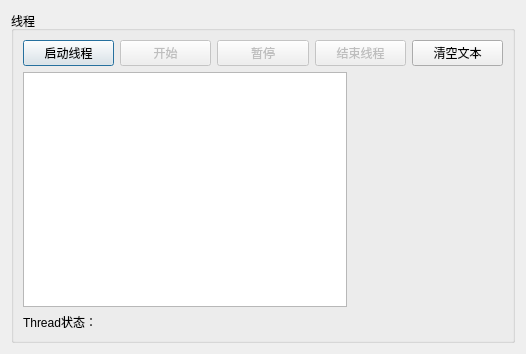
<?xml version="1.0" encoding="UTF-8"?>
<ui version="4.0">
 <class>Dialog</class>
 <widget class="QDialog" name="Dialog">
  <property name="geometry">
   <rect>
    <x>0</x>
    <y>0</y>
    <width>526</width>
    <height>354</height>
   </rect>
  </property>
  <property name="windowTitle">
   <string>Dialog</string>
  </property>
  <layout class="QGridLayout" name="gridLayout_2">
   <item row="0" column="0">
    <widget class="QGroupBox" name="groupBox">
     <property name="title">
      <string>线程</string>
     </property>
     <layout class="QGridLayout" name="gridLayout">
      <item row="0" column="0">
       <layout class="QHBoxLayout" name="horizontalLayout">
        <item>
         <widget class="QPushButton" name="btnStartThread">
          <property name="text">
           <string>启动线程</string>
          </property>
         </widget>
        </item>
        <item>
         <widget class="QPushButton" name="btnDiceBegin">
          <property name="enabled">
           <bool>false</bool>
          </property>
          <property name="text">
           <string>开始</string>
          </property>
         </widget>
        </item>
        <item>
         <widget class="QPushButton" name="btnDiceEnd">
          <property name="enabled">
           <bool>false</bool>
          </property>
          <property name="text">
           <string>暂停</string>
          </property>
         </widget>
        </item>
        <item>
         <widget class="QPushButton" name="btnStopThread">
          <property name="enabled">
           <bool>false</bool>
          </property>
          <property name="text">
           <string>结束线程</string>
          </property>
         </widget>
        </item>
        <item>
         <widget class="QPushButton" name="btnClear">
          <property name="text">
           <string>清空文本</string>
          </property>
         </widget>
        </item>
       </layout>
      </item>
      <item row="1" column="0">
       <layout class="QHBoxLayout" name="horizontalLayout_3">
        <item>
         <widget class="QPlainTextEdit" name="plainTextEdit"/>
        </item>
        <item>
         <widget class="QLabel" name="LabPic">
          <property name="minimumSize">
           <size>
            <width>150</width>
            <height>0</height>
           </size>
          </property>
          <property name="text">
           <string/>
          </property>
          <property name="pixmap">
           <pixmap resource="../../../../../../../resource/Qt/Source/QT5.12Samp2019/chap13Thread/samp13_1ThreadSignal/res.qrc">:/dice/images/d0.jpg</pixmap>
          </property>
         </widget>
        </item>
       </layout>
      </item>
      <item row="2" column="0">
       <widget class="QLabel" name="LabA">
        <property name="text">
         <string>Thread状态：</string>
        </property>
       </widget>
      </item>
     </layout>
    </widget>
   </item>
  </layout>
 </widget>
 <resources>
  <include location="../../../../../../../resource/Qt/Source/QT5.12Samp2019/chap13Thread/samp13_1ThreadSignal/res.qrc"/>
 </resources>
 <connections/>
</ui>
